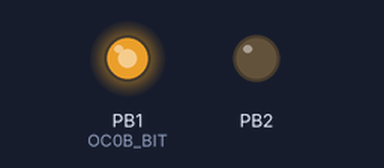
Simulated run of this program. Board: ATtiny13, built with avr-gcc and emulated at 1.2 MHz. On the bench: output pins drawn as LEDs (lit = HIGH). Sleep ends after the set time or at an interrupt.

Above: at 0.05 s.
Timing chart, 0 to 3.0 s (numbered marks = the images above):
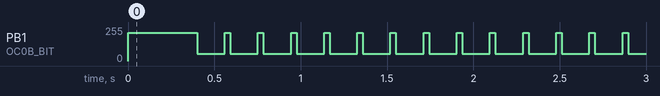

The program:

main.c
```c
#include "avr.h"
#include <avr/io.h>
#include <avr/interrupt.h>
#include <avr/sleep.h>
#include <stdint.h>
#include <avr/wdt.h>

static void switch_on(void);

/* ADC2: 1/2 battery voltage */
#define BAT_ADC 2
#define BAT_BIT ADC2_BIT

FUSES = {
    .low = MASK_MERGE(SUT_ZERO & CKSEL_9MHZ6 & FUSE_CKDIV8,
        SUT_MASK & CKSEL_MASK & FUSE_CKDIV8, LFUSE_DEFAULT),
    .high = HFUSE_DEFAULT,
};
#define F_CPU (9600UL * 1000 / 8)

static uint8_t flash_time;
static uint8_t button_time = 0;

static enum {MODE_ON, MODE_SHUTDOWN, MODE_OFF} mode;

int main(void) {
    switch_on();

    DDRB = MASK_MERGE(~0 * DD_INPUT, 1 << OC0B_BIT | 1 << 2, ~0 * DD_OUTPUT);

    /* Unused pins pulled up to avoid floating inputs using excess power.
    Input pins floating. */
    REG_MOD(PORTB, ~(1 << OC0B_BIT | 1 << 2),
        MASK_MERGE(~0 * PORT_PULLUP,
            1 << AIN0_BIT | 1 << BAT_BIT, ~0 * PORT_FLOAT));
    DIDR0 = ~0;

    BIT_MOD(ADCSRA, ADEN, 0);
    REG_MOD(ADMUX, MUX_MASK << MUX0, BAT_ADC << MUX0);
    BIT_MOD(ADCSRB, ACME, 1);
    ACSR = 0 << ACD | 0 << ACBG | ACIS_TOGGLE << ACIS0;
    BIT_MOD(ACSR, ACI, 1);

    WDTCR = 1 << WDTIE | WDP_16MS;

    BIT_MOD(ACSR, ACIE, 1);
    sei();

    while(1) {
        sleep_mode();
    }
}

ISR(WDT_vect) {
    if(mode == MODE_ON && 0 == --flash_time) {
        if(OCR0B <= 13 - 1) {
            OCR0B = 20 - 1;
            flash_time = 2;
        } else {
            OCR0B = 6 - 1;
            flash_time = 10;
        }
    }

    if(button_time && 0 == --button_time) {
        switch(mode) {
        case MODE_ON:
            OCR0B = 6 - 1;
            mode = MODE_SHUTDOWN;
            break;
        case MODE_SHUTDOWN:
            BIT_MOD(PORTB, OC0B_BIT, 0);
            TCCR0A = COM_DISCON << COM0B0;
            mode = MODE_OFF;
            break;
        case MODE_OFF:
            switch_on();
            break;
        }
    }
}

ISR(ANA_COMP_vect) {
    switch(mode) {
    case MODE_ON:
        if(0 == (ACSR >> ACO & 1)) {
            button_time = 80;
        } else {
            button_time = 0;
        }
        break;
    case MODE_SHUTDOWN:
    case MODE_OFF:
        if(1 == (ACSR >> ACO & 1)) {
            button_time = 3;
        } else {
            button_time = 0;
        }
        break;
    }
}

static void switch_on(void) {
    /* Set waveform generation mode (WGM) to fast PWM, with TOP = OCR0A
    ("variable") */
    OCR0A = 24 - 1; /* F_CPU / 50 kHz - 1 */
    OCR0B = 20 - 1; /* 84.5% * 24 */
    TCNT0 = 0;
    TCCR0A = WGM0A_PWM_FAST << WGM0A_BIT | COM_PWM_NONINV << COM0B0;
    TCCR0B = WGM02_PWM_VARIABLE << WGM02 | CS_CLK << CS00;

    mode = MODE_ON;
    flash_time = 25;
}
```

avr.h
```c
#ifndef INCLUDED_avr_h
#define INCLUDED_avr_h

#if 0
#    include <avr/cpufunc.h>
#endif

#define ARRAY_SIZE(a) (sizeof (a) / sizeof (a)[0])

/* Potentially one less operation than naive version. Taken from
https://graphics.stanford.edu/~seander/bithacks.html#MaskedMerge
#define MASK_MERGE(zero, mask, one) ( ((zero) ^ (one)) & (mask) ^ (zero) )
Alas! it does not optimise as well when constants are used. */

#define MASK_MERGE(zero, mask, one) ( ((zero) & ~(mask)) | ((one) & (mask)) )
#define BIT_MERGE(other, pos, val) \
    MASK_MERGE(other, 1 << (pos), (val) << (pos))

#define REG_MOD(reg, mask, val) ( (reg) = MASK_MERGE(reg, mask, val) )
#define FIELD_MOD(reg, field, mask, val) \
    REG_MOD(reg, (mask) << (field), (val) << (field))
#define BIT_MOD(reg, field, val) ( (reg) = BIT_MERGE(reg, field, val) )

#define DD_INPUT 0
#define DD_OUTPUT 1
#define PORT_FLOAT 0
#define PORT_PULLUP 1
#define PIN_TOGGLE 1

#if defined(__AVR_ATtiny2313__)
#    define CKSEL_MASK (~0x0F)
#    define CKSEL_EXT (0x00 | CKSEL_MASK)
#    define CKSEL_4MHZ (0x02 | CKSEL_MASK)
#    define CKSEL_8MHZ (0x04 | CKSEL_MASK)
#    define CKSEL_128KHZ (0x06 | CKSEL_MASK)
#elif defined(__AVR_ATtiny13__)
#    define CKSEL_MASK (~0x03)
#    define CKSEL_EXT (0x00 | CKSEL_MASK)
#    define CKSEL_4MHZ8 (0x01 | CKSEL_MASK)
#    define CKSEL_9MHZ6 (0x02 | CKSEL_MASK)
#    define CKSEL_128KHZ (0x03 | CKSEL_MASK)

#    define SUT_MASK (~0x0C)
#    define SUT_ZERO (0x00 | SUT_MASK)
#    define SUT_4MS (0x04 | SUT_MASK)
#    define SUT_64MS (0x08 | SUT_MASK)
#endif

#define COM_MASK 3 /* Compare output modes for timer-counters */
#define COM_DISCON 0 /* Normal port operation, OC disconnected */
#define COM_TOGGLE 1 /* Toggle OC on compare match */
#define COM_CLEAR 2
#define COM_SET 3
#define COM_PWM_NONINV 2 /* Non-inverted PWM: OC set for TCNT < OCR */
#define COM_PWM_INV 3 /* Inverted PWM: OC set for TCNT > OCR */

#define WGM0_MASK 3 /* Waveform generation modes for Timer-counter 0 */
#define WGM0_NORMAL 0 /* Free-running */
#define WGM0_PWM_PC 1 /* Phase-correct PWM */
#define WGM0_CTC 2 /* Clear timer on compare-match */
#define WGM0_PWM_FAST 3

#define WGM0A_BIT WGM00 /* WGM0 field within TCCR0A */
#define WGM0A_MASK 3
#define WGM02_NORMAL_CTC 0
#    define WGM0A_NORMAL 0
#    define WGM0A_CTC 2
#define WGM02_PWM_FIXED 0
#define WGM02_PWM_VARIABLE 1
#    define WGM0A_PWM_PC 1 /* Phase-correct */
#    define WGM0A_PWM_FAST 3

#define PWM10 WGM10 /* PWM1 a.k.a. WGM1 field in TCCR1A */
#define PWM1_MASK 3
#define WGM1B_BIT WGM12 /* WGM1 field in TCCR1B */
#define WGM1B_MASK 3
#define PWM1_NORMAL_CTC 0
#    define WGM1B_NORMAL 0 /* Free-running */
#    define CTC1 WGM12
#        define WGM13_OCRA 0
#        define WGM13_ICR 1
#define WGM13_PWM_FIXED 0
#    define WGM12_FIXED_PC 0 /* Phase-correct */
#    define WGM12_FIXED_FAST 1
#    define PWM1_8BIT 1
#    define PWM1_9BIT 2
#    define PWM1_10BIT 3
#define WGM13_PWM_VARIABLE 1
#    define WGM12_VAR_CORRECTED 0
#        define PWM11_PHASE_FREQ 0 /* Phase and frequency correct */
#        define PWM11_PHASE 1 /* Phase-correct */
#    define WGM12_VAR_FAST 1
#        define PWM11_FAST 1
#    define PWM10_ICR 0
#    define PWM10_OCRA 1

#define CS_MASK 7 /* Clock selections for timer-counters */
#define CS_NONE 0 /* Stopped */
#define CS_CLK 1 /* No prescaling */
#define CS_CLK_8 2 /* Prescale by 8 */
#define CS_CLK_64 3
#define CS_CLK_256 4
#define CS_CLK_1024 5
#define CS_FALLING 6 /* External input, falling edge */
#define CS_RISING 7 /* External input, rising edge */

/* CTC waveform generation mode options for Timer-counter 1 */
#define WGM12_NORMAL 0
#define WGM12_CTC 1

#define ACIS_MASK 3
#define ACIS_TOGGLE 0
#define ACIS_FALLING 2
#define ACIS_RISING 3

#define MUX_MASK 3

#define WDP_MASK 0x27
#define WDP_16MS 0x00
#define WDP_32MS 0x01
#define WDP_64MS 0x02
#define WDP_0S125 0x03
#define WDP_0S25 0x04
#define WDP_0S5 0x05
#define WDP_1S 0x06
#define WDP_2S 0x07
#define WDP_4S 0x20
#define WDP_8S 0x21

#define OC0A_BIT 0
#define OC0B_BIT 1

#define ADC0_BIT 5
#define ADC1_BIT 2
#define ADC2_BIT 4
#define ADC3_BIT 3

#define AIN0_BIT 0
#define AIN1_BIT 1

#endif
```

Measured:
- by itself, PB1 (OC0B_BIT): repeats every 0.19 s: 55/255 0.16 s, 211/255 0.03 s
